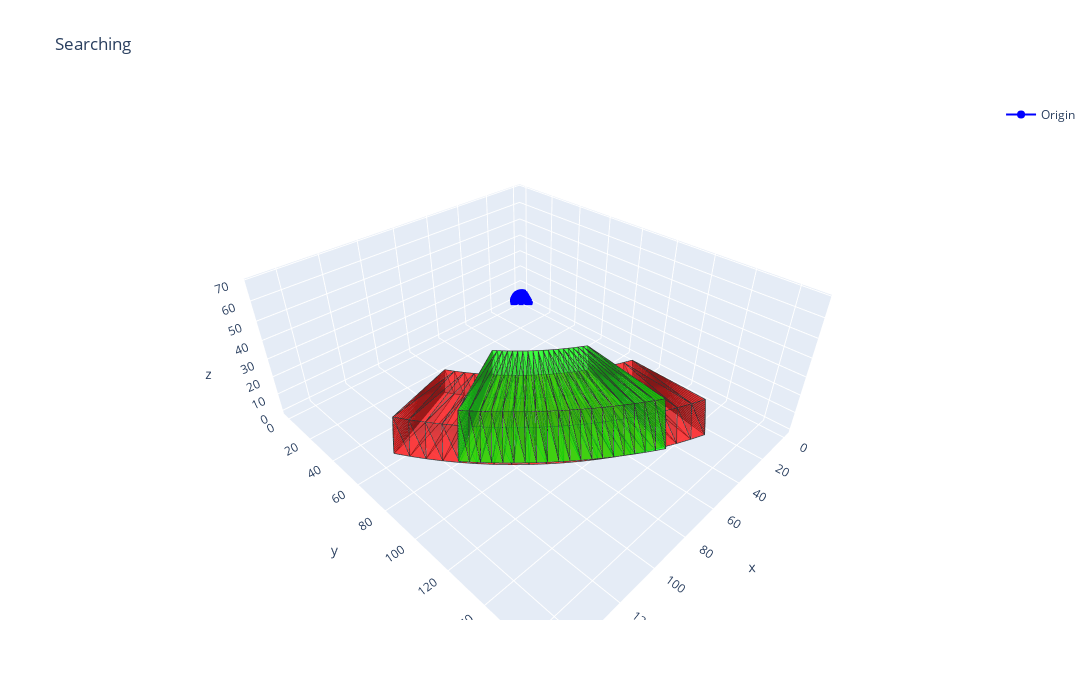

Notebook source saved alongside this figure:
### Code cell
n_points = 20

sector, simplices = generate_sector(125, 175, 30, 70, 10, 20, n_points=n_points)
sector_fig = ff.create_trisurf(
    x=sector['x'].values, 
    y=sector['y'].values,
    z=sector['z'].values,
    simplices=simplices,
    colormap=[mcolors.to_hex('green')] * 2,
    show_colorbar=False
)
sector_fig['data'][0].update(opacity=0.5)

origin_fig = go.Figure(data=go.Scatter3d(x=[0], y=[0], z=[0], marker=dict(color="blue"), name="Origin"))
fig = go.Figure(data=sector_fig.data + origin_fig.data)
fig.update_layout(title="Searching", width=FULL_WIDTH, height=FULL_HEIGHT)
fig.show()

### Figure 1 — Plotly figure (JSON) as saved in the notebook; plotly's stock layout.template omitted (floating-point values rounded to 4 significant figures; data arrays with more than 128 entries replaced by an {"elided": "..."} marker saying what was removed)
{"data": [{"facecolor": {"elided": "228 str values"}, "i": {"elided": "228 int values"}, "j": {"elided": "228 int values"}, "k": {"elided": "228 int values"}, "name": "", "opacity": 0.5, "type": "mesh3d", "x": {"elided": "800 float values"}, "y": {"elided": "800 float values"}, "z": {"elided": "800 float values"}}, {"line": {"color": "rgb(50, 50, 50)", "width": 1.5}, "mode": "lines", "showlegend": false, "type": "scatter3d", "x": {"elided": "1140 float values"}, "y": {"elided": "1140 float values"}, "z": {"elided": "1140 float values"}}, {"facecolor": {"elided": "228 str values"}, "i": {"elided": "228 int values"}, "j": {"elided": "228 int values"}, "k": {"elided": "228 int values"}, "name": "", "opacity": 0.5, "type": "mesh3d", "x": {"elided": "800 float values"}, "y": {"elided": "800 float values"}, "z": {"elided": "800 float values"}}, {"line": {"color": "rgb(50, 50, 50)", "width": 1.5}, "mode": "lines", "showlegend": false, "type": "scatter3d", "x": {"elided": "1140 float values"}, "y": {"elided": "1140 float values"}, "z": {"elided": "1140 float values"}}, {"marker": {"color": "blue"}, "name": "Origin", "type": "scatter3d", "x": [0], "y": [0], "z": [0]}], "layout": {"height": 700, "title": {"text": "Searching"}, "width": 1100}}
